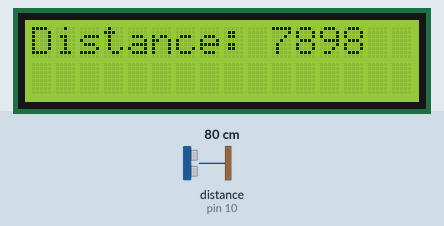
Simulated run of this sketch. Board: Arduino Uno, built with avr-gcc and run on an emulated ATmega328P. On the bench: 16×2 character LCD. Wiring (inferred from the names in the program): ultrasonic range finder: trigger pin 12; echo pin 10. The inputs (shaded band) are chosen by the test bench; at power-on: distance to the obstacle (sensor on pin 10) 80 cm. The echo pulse lasts 58.3 µs per cm.

Above: at 1.2 s.
1.3 s: distance to the obstacle (sensor on pin 10) set to 2 cm
At 1.43 s:
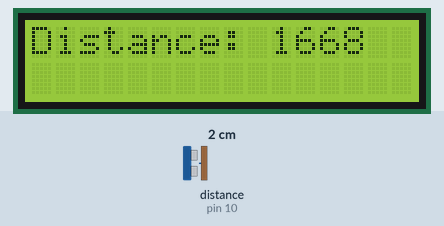
2.8 s: distance to the obstacle (sensor on pin 10) set to 4 cm
At 3.9 s:
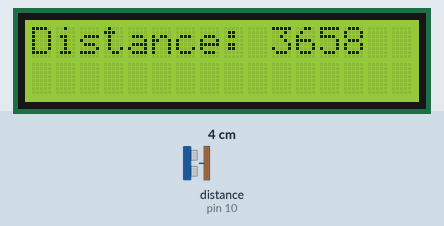
4.3 s: distance to the obstacle (sensor on pin 10) set to 18 cm
At 4.45 s:
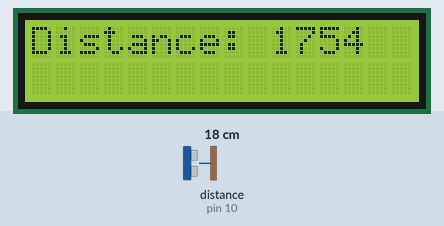

The sketch:

ForCheckingDistance.ino
```cpp
#include <Adafruit_LiquidCrystal.h>
#include <IRremote.h>

#include <Servo.h>

#include <LiquidCrystal_I2C.h>


//lcd
LiquidCrystal_I2C lcd(0x27, 16, 2);
#include <LiquidCrystal.h> // includes the LiquidCrystal Library
const int trigPin = 12;
const int echoPin = 10;
long duration;
int distanceCm, distanceInch;
void setup() {
  lcd.begin(16, 2); // Initializes the interface to the LCD screen, and specifies the dimensions (width and height) of the display
  pinMode(trigPin, OUTPUT);
  pinMode(echoPin, INPUT);
  lcd.setBacklight(1);

}
void loop() {
  digitalWrite(trigPin, LOW);
  delayMicroseconds(2);
  digitalWrite(trigPin, HIGH);
  delayMicroseconds(10);
  digitalWrite(trigPin, LOW);
  duration = pulseIn(echoPin, HIGH);
  distanceCm = (duration * 0.034 / 2)*100;
  distanceInch = duration * 0.0133 / 2;
  lcd.setCursor(0, 0); // Sets the location at which subsequent text written to the LCD will be displayed
  lcd.print("Distance: "); // Prints string "Distance" on the LCD
  lcd.print(distanceCm); // Prints the distance value from the sensor
    Serial.print("Distance: ");
  Serial.println(distanceCm);
  delay(10);

  delay(10);
}
```

Measured:
- after the input at 1.3 s, the display: changes at once (image 1)
- after the input at 2.8 s, the display: first differs from a run without the input at once (image 2)
- after the input at 4.3 s, the display: changes at once (image 3)
